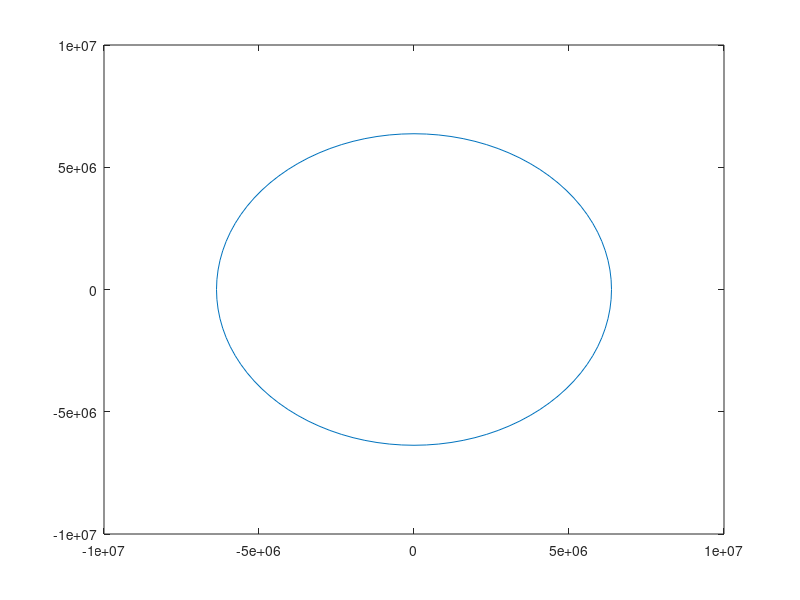

Write the MATLAB code that produced this figure.
A = importdata('pos.txt');
B = importdata('mass.txt');
theta =  0:pi/50:2*pi;
xcirc = 6.371*10^6 * cos(theta);
ycirc = 6.371*10^6 * sin(theta);
plot(xcirc,ycirc)
hold on
plot(A(:,1),A(:,2))